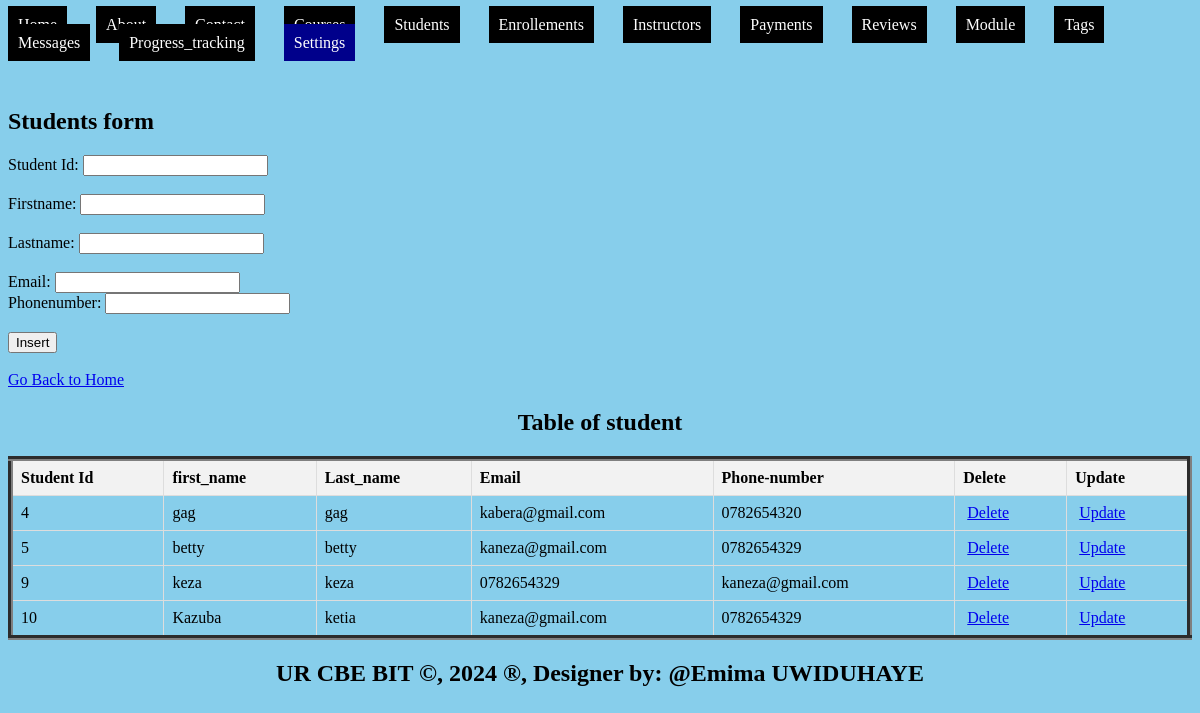
Screenshot of /WEB_EXAM/students.php with the database file from the repository.
### tables this page shows
CREATE TABLE `students` (
  `student_id` int(11) NOT NULL,
  `first_name` varchar(50) DEFAULT NULL,
  `last_name` varchar(50) DEFAULT NULL,
  `email` varchar(100) DEFAULT NULL,
  `phone_number` varchar(20) DEFAULT NULL
);

### WEB_EXAM/students.php (the view, shortened to what this page needs)
<!DOCTYPE html>
<html>
<head>
</head>
<body bgcolor=" skyblue">
   <ul style="list-style-type: none; padding: 0;">
    <body bgcolor="skyblue">
   <ul style="list-style-type: none; padding: 0;">
    <li style="display: inline; margin-right: 10px;"><a href="./home.html" style="padding: 10px; color: white; background-color:  black; text-decoration: none; margin-right: 15px;">Home</a></li>
    <li style="display: inline; margin-right: 10px;"><a href="./about.html" style="padding: 10px; color: white; background-color:   black; text-decoration: none; margin-right: 15px;">About</a></li>
    <li style="display: inline; margin-right: 10px;"><a href="./contact.html" style="padding: 10px; color: white; background-color: black; text-decoration: none; margin-right: 15px;">Contact</a></li>
    <li style="display: inline; margin-right: 10px;"><a href="./Courses.php" style="padding: 10px; color: white; background-color:   black; text-decoration: none; margin-right: 15px;">Courses</a></li>
    <li style="display: inline; margin-right: 10px;"><a href="./Students.php" style="padding: 10px; color: white; background-color: black;text-decoration: none; margin-right: 15px;">Students</a></li>
    <li style="display: inline; margin-right: 10px;"><a href="./Enrollements.php" style="padding: 10px; color: white; background-color:  black; text-decoration: none; margin-right: 15px;">Enrollements</a></li>
    <li style="display: inline; margin-right: 10px;"><a href="./Instructors.php" style="padding: 10px; color: white; background-color:   black; text-decoration: none; margin-right: 15px;">Instructors</a></li>
    <li style="display: inline; margin-right: 10px;"><a href="./Payments.php" style="padding: 10px; color: white; background-color:  black;text-decoration: none; margin-right: 15px;">Payments</a></li>
    <li style="display: inline; margin-right: 10px;"><a href="./Reviews.php" style="padding: 10px; color: white; background-color:   black; text-decoration: none; margin-right: 15px;">Reviews</a></li>
    <li style="display: inline; margin-right: 10px;"><a href="./Modules.php" style="padding: 10px; color: white; background-color: black;text-decoration: none; margin-right: 15px;">Module</a></li>
    <li style="display: inline; margin-right: 10px;"><a href="./Tags.php" style="padding: 10px; color: white; background-color:   black; text-decoration: none; margin-right: 15px;">Tags</a></li>
     <li style="display: inline; margin-right: 10px;"><a href="./Messages.php" style="padding: 10px; color: white; background-color:  black; text-decoration: none; margin-right: 15px;">Messages</a></li>
    <li style="display: inline; margin-right: 10px;"><a href="./Progress_tracking.php" style="padding: 10px; color: white; background-color:  black; text-decoration: none; margin-right: 15px;">Progress_tracking</a></li>
    <li class="dropdown" style="display: inline; margin-right: 10px;">
      <a href="#" style="padding: 10px; color: white; background-color: darkblue; text-decoration: none; margin-right: 15px;">Settings</a>
    </li>
  </ul>
  <br><br>
  <h2>Students form</h2>
<form method="post" onsubmit="return confirmInsert();">
<label for="sid">Student Id:</label>
<input type="number" id="sid" name="student_id" required><br><br>
<label for="fname">Firstname:</label>
<input type="text" id="fname" name="fname" required><br><br>
<label for="lname">Lastname:</label>
<input type="text" id="lname" name="lname" required><br><br>
<label for="Email">Email:</label>
<input type="eml" id="eml" name="eml" required><br>
<label for="phone">Phonenumber:</label>
<input type="phone" id="phone" name="phone" required><br><br>
<input type="submit" name="add" value="Insert"><br><br>
<a href="./home.html">Go Back to Home</a>
</form>
<!DOCTYPE html>
<html>
<head>
</head>
<body>
    <center><h2>Table of student</h2></center>
    <table border="5">
        <tr>
            <th>Student Id</th>
            <th>first_name</th>
            <th>Last_name</th>
            <th>Email</th>
            <th>Phone-number</th>
            <th>Delete</th>
            <th>Update</th>
        </tr>
        <?php
include('connection.php');
$sql = "SELECT * FROM students";
$result = $connection->query($sql);
if ($result->num_rows > 0) {
    while ($row = $result->fetch_assoc()) {
        $sid = $row['student_id'];
        echo "<tr>
            <td>" . $row['student_id'] . "</td>
            <td>" . $row['first_name'] . "</td>
            <td>" . $row['last_name'] . "</td>
            <td>" . $row['email'] . "</td>
            <td>" . $row['phone_number']."</td>
            <td><a style='padding:4px' href='delete_students.php?student_id=$sid'>Delete</a></td>
            <td><a style='padding:4px' href='update_students.php?student_id=$sid'>Update</a></td>
        </tr>";
    }
} else {
    echo "<tr><td colspan='5'>No data found</td></tr>";
}
?>
    </table>
</body>
<footer>
  <center>
    <b><h2>UR CBE BIT &copy, 2024 &reg, Designer by: @Emima UWIDUHAYE</h2></b>
  </center>
</footer>
</body>
</html>

### WEB_EXAM/students.php (style rules this page uses)
.dropdown { position: relative; display: inline; margin-right: 10px; }
table { width: 100%; border-collapse: collapse; }
th, td { border: 1px solid #ddd; padding: 8px; text-align: left; }
th { background-color: #f2f2f2; }

### rows the page displays
students: student_id "4", first_name "gag", last_name "gag", email "kabera@gmail.com", phone_number "0782654320"
students: student_id "5", first_name "betty", last_name "betty", email "kaneza@gmail.com", phone_number "0782654329"
students: student_id "9", first_name "keza", last_name "keza", email "0782654329", phone_number "kaneza@gmail.com"
students: student_id "10", first_name "Kazuba", last_name "ketia", email "kaneza@gmail.com", phone_number "0782654329"
